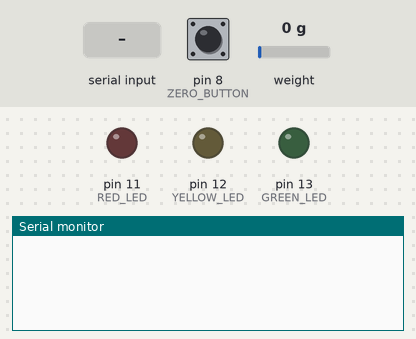
Recording of a sketch running on a simulated Arduino Uno, built with avr-gcc and run on an emulated ATmega328P. On the bench: output pins drawn as LEDs (lit = HIGH), the last lines printed to the serial monitor. The inputs (shaded band) are chosen by the test bench; at power-on: pin 8 (ZERO_BUTTON) HIGH, weight on the scale 0 g.

Above: at 1.2 s.
1.3 s: pin 8 (ZERO_BUTTON) pulled LOW for 0.15 s
At 1.91 s:
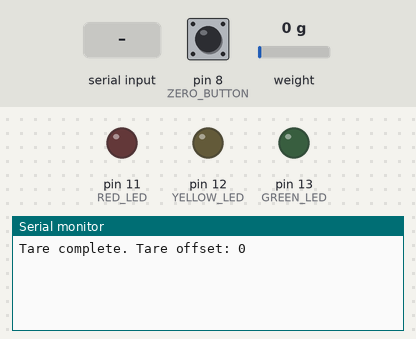
3.5 s: "r90\n" received over Serial
At 3.9 s:
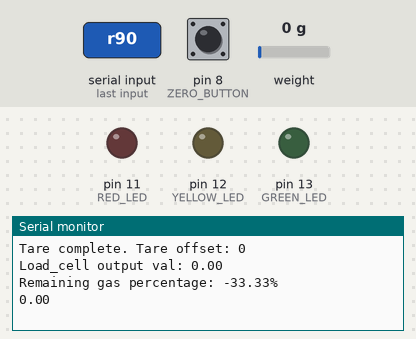

The sketch:

scale.ino.ino
```cpp
#include <HX711_ADC.h>
#include <EEPROM.h>
#include "storage.h"

//pins:
#define ZERO_BUTTON 8
#define RED_LED 11
#define YELLOW_LED 12
#define GREEN_LED 13

const int HX711_dout = 4; //mcu > HX711 dout pin
const int HX711_sck = 5; //mcu > HX711 sck pin

//HX711 constructor:
HX711_ADC LoadCell(HX711_dout, HX711_sck);
float cal_factor = 36059.35;
long tare_offset = 8460732;

unsigned long t = 0;  //timestamp
float empty_weight = 5.0;
float full_gas_weight = 15.0;
//total weight = 20

int cur_led = 0;

void calibrate() {
  Serial.println("Remove weights to tare and press t");
  while (1) {
    if (Serial.available() > 0) {
      char command = Serial.read();
      if (command == 't') {
        LoadCell.tare();
        break;
      }
    }
  }

  //place known mass
  float known_mass = 0;
  Serial.println("Place known mass and enter its weight in grams: ");
  while (1) {
    if (Serial.available() > 0) {
      known_mass = Serial.parseFloat();
      if (known_mass != 0) {
        Serial.print("Known mass is: ");
        Serial.println(known_mass);
        break;
      }
    }
  }
  LoadCell.refreshDataSet();
  float newCalibrationValue = LoadCell.getNewCalibration(known_mass);
  Serial.print("New calibration value has been set to: ");
  Serial.println(newCalibrationValue);
  cal_factor = newCalibrationValue;
}

float calc_percentage(float weight) {
  float gas_weight = weight - empty_weight;
  float perc = gas_weight * 100 / full_gas_weight;
  return perc;
}

void change_led(int cur, int next) {
  if (cur != 0) digitalWrite(cur, LOW);
  if (next != 0) digitalWrite(next, HIGH);
}

void light_led(float perc) {
  int next_led = cur_led;
  if (perc < 0) next_led = 0;
  if (perc >= 0 && perc < 35) next_led = RED_LED;
  if (perc >= 35 && perc < 65) next_led = YELLOW_LED;
  if (perc >= 65) next_led = GREEN_LED;

  if (next_led != cur_led) {
    change_led(cur_led, next_led);
    cur_led = next_led;
  }
}

void process_new_data(float weight) {
  data_put(weight);
  float perc = calc_percentage(weight);
  light_led(perc);
  Serial.print("Remaining gas percentage: ");
  Serial.print(perc);
  Serial.println("%");
}

void setup() {
  // put your setup code here, to run once:
  pinMode(ZERO_BUTTON, INPUT);
  pinMode(RED_LED, OUTPUT);
  pinMode(YELLOW_LED, OUTPUT);
  pinMode(GREEN_LED, OUTPUT);

  Serial.begin(9600);
  LoadCell.begin();
  //calibrate();
  LoadCell.setCalFactor(cal_factor);
  LoadCell.setTareOffset(tare_offset);
}

void loop() {
  // put your main code here, to run repeatedly:
  static boolean newDataReady = 0;
  const int serialPrintInterval = 2000; //increase value to slow down serial print activity

  // check for new data/start next conversion:
  if (LoadCell.update()) newDataReady = true;

  // get smoothed value from the dataset:
  if (newDataReady) {
    if (millis() > t + serialPrintInterval) {
      float weight = LoadCell.getData();
      Serial.print("Load_cell output val: ");
      Serial.println(weight);
      process_new_data(weight);
      newDataReady = false;
      t = millis();
    }
  }

  // If tare button is pressed, do tare operation
  if (digitalRead(ZERO_BUTTON) == LOW) {
    LoadCell.tare();
    Serial.print("Tare complete. Tare offset: ");
    long offset = LoadCell.getTareOffset();
    Serial.println(offset);
  }

  // receive command from serial terminal, send 't' to initiate tare operation:
  if (Serial.available() > 0) {
    char inByte = Serial.read();
    if (inByte == 'r') data_read_all();
  }

}
```

storage.h
```cpp
#ifndef STORAGE_H
#define STORAGE_H

#define QUEUE_LEN 128

float data_queue[QUEUE_LEN];
byte rp = 0;
byte wp = 0;
unsigned int count = 0;

void data_put(float data) {
  data_queue[wp] = data;  // will overwrite oldest data
  wp++;
  count++;
  if (wp >= QUEUE_LEN) wp = 0;
  if (count > QUEUE_LEN) {  // old data has been overwritten, move read pointer and update count
    count = QUEUE_LEN;
    rp++;
    if (rp >= QUEUE_LEN) rp = 0;
  }
}

float data_get() {
  if (count == 0) { //queue empty
    return 0;
  }
  float val = data_queue[rp];
  rp++;
  count--;
  if (rp >= QUEUE_LEN) rp = 0;
  return val;
}

int data_is_empty() { //check this before getting data
  return count == 0;
}

void data_read_all() {  //read all data and empty array
  float data;
  while (!data_is_empty()) {
    data = data_get();
    Serial.print(data);
    Serial.print(" ");
  }
  Serial.println();
}

#endif
```

Measured:
- after the input at 1.3 s, the serial monitor: prints a new line after 0.40 s (image 1)
- after the input at 3.5 s, the serial monitor: prints a new line at once (image 2)
